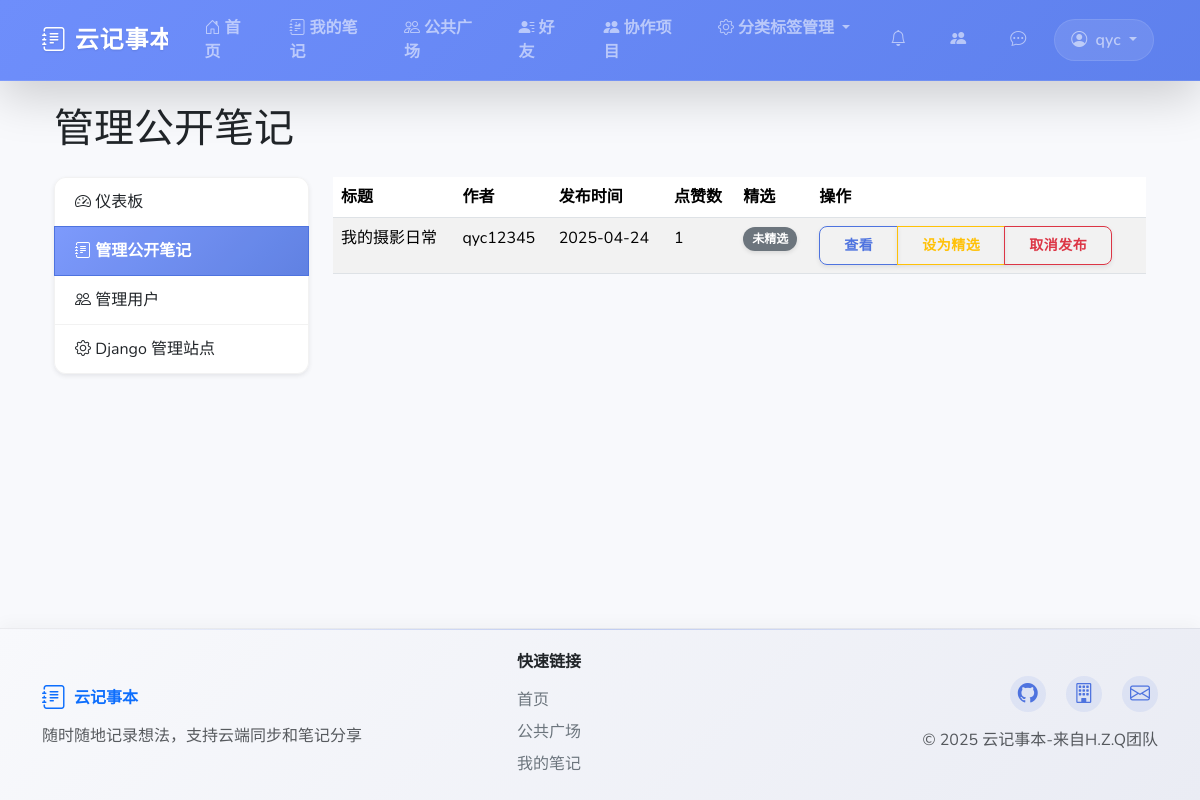
The page /dashboard/public-notes/ (signed in) on the database its author committed.
### notebooks/models.py (models this page shows, shortened)
class Notebook(models.Model):
    title = models.CharField(max_length=200, verbose_name="标题")
    content = HTMLField(verbose_name="内容")
    user = models.ForeignKey(User, on_delete=models.CASCADE, related_name="notebooks", verbose_name="所属用户")
    category = models.ForeignKey(Category, on_delete=models.SET_NULL, null=True, blank=True,
                                 related_name="notebooks", verbose_name="所属分类")
    tags = models.ManyToManyField(Tag, blank=True, related_name="notebooks", verbose_name="标签")
    created_at = models.DateTimeField(auto_now_add=True, verbose_name="创建时间")
    updated_at = models.DateTimeField(auto_now=True, verbose_name="更新时间")
    is_public = models.BooleanField(default=False, verbose_name="是否公开")
    is_featured = models.BooleanField(default=False, verbose_name="是否精选")
    class Meta:
        verbose_name = "笔记"
        verbose_name_plural = "笔记"
        ordering = ['-updated_at']

### dashboard/views.py (the view)
# urls.py: path('public-notes/', views.manage_public_notes, name='manage_public_notes'),
@login_required
@user_passes_test(is_admin)
def manage_public_notes(request):
    notebooks = Notebook.objects.filter(is_public=True).order_by('-created_at')
    return render(request, 'dashboard/manage_public_notes.html', {
        'notebooks': notebooks
    })

### dashboard/views.py (called while the page is built)
def is_admin(user):
    return user.is_staff or user.is_superuser

### templates/dashboard/manage_public_notes.html
{% extends 'base.html' %}
{% block content %}
<div class="container">
    <h1 class="mb-4">管理公开笔记</h1>
    <div class="row mb-4">
        <div class="col-md-3">
            <div class="list-group">
                <a href="{% url 'dashboard:home' %}" class="list-group-item list-group-item-action">
                    <i class="bi bi-speedometer2"></i> 仪表板
                </a>
                <a href="{% url 'dashboard:manage_public_notes' %}" class="list-group-item list-group-item-action active">
                    <i class="bi bi-journal-text"></i> 管理公开笔记
                </a>
                <a href="{% url 'dashboard:manage_users' %}" class="list-group-item list-group-item-action">
                    <i class="bi bi-people"></i> 管理用户
                </a>
                <a href="{% url 'admin:index' %}" class="list-group-item list-group-item-action">
                    <i class="bi bi-gear"></i> Django 管理站点
                </a>
            </div>
        </div>
        <div class="col-md-9">
            {% if notebooks %}
                <div class="table-responsive">
                    <table class="table table-striped table-hover">
                        <thead>
                            <tr>
                                <th>标题</th>
                                <th>作者</th>
                                <th>发布时间</th>
                                <th>点赞数</th>
                                <th>精选</th>
                                <th>操作</th>
                            </tr>
                        </thead>
                        <tbody>
                            {% for notebook in notebooks %}
                            <tr>
                                <td>{{ notebook.title }}</td>
                                <td>{{ notebook.user.username }}</td>
                                <td>{{ notebook.created_at|date:"Y-m-d" }}</td>
                                <td>{{ notebook.likes.count }}</td>
                                <td>
                                    {% if notebook.is_featured %}
                                    <span class="badge bg-warning text-dark">已精选</span>
                                    {% else %}
                                    <span class="badge bg-secondary">未精选</span>
                                    {% endif %}
                                </td>
                                <td>
                                    <div class="btn-group btn-group-sm">
                                        <a href="{% url 'sharing:view_note' notebook.id %}" class="btn btn-outline-primary" target="_blank">
                                            查看
                                        </a>
                                        <a href="{% url 'dashboard:toggle_featured' notebook.id %}" class="btn btn-outline-warning">
                                            {% if notebook.is_featured %}取消精选{% else %}设为精选{% endif %}
                                        </a>
                                        <a href="{% url 'dashboard:unpublish_note' notebook.id %}" class="btn btn-outline-danger"
                                           onclick="return confirm('确定要取消发布该笔记吗？')">
                                            取消发布
                                        </a>
                                    </div>
                                </td>
                            </tr>
                            {% endfor %}
                        </tbody>
                    </table>
                </div>
            {% else %}
                <div class="alert alert-info">
                    目前没有公开的笔记。
                </div>
            {% endif %}
        </div>
    </div>
</div>
{% endblock %}

### templates/includes/navbar.html (shortened to what this page needs)
<nav class="navbar navbar-expand-lg navbar-dark bg-primary shadow-lg sticky-top">
    <div class="container">
        <a class="navbar-brand d-flex align-items-center" href="{% url 'home' %}">
            <i class="bi bi-journal-text me-2 fs-4 nav-icon-pulse"></i>
            <span class="fw-bold">云记事本</span>
        </a>
        <div class="collapse navbar-collapse" id="navbarNav">
            <ul class="navbar-nav me-auto">
                <li class="nav-item">
                    <a class="nav-link rounded-pill px-3 mx-1 nav-btn-hover" href="{% url 'home' %}">
                        <i class="bi bi-house-door me-1"></i>首页
                    </a>
                </li>
                {% if user.is_authenticated %}
                    <li class="nav-item">
                        <a class="nav-link rounded-pill px-3 mx-1 nav-btn-hover" href="{% url 'notebooks:list' %}">
                            <i class="bi bi-journal-richtext me-1"></i>我的笔记
                        </a>
                    </li>
                    <li class="nav-item">
                        <a class="nav-link rounded-pill px-3 mx-1 nav-btn-hover" href="{% url 'sharing:public' %}">
                            <i class="bi bi-people me-1"></i>公共广场
                        </a>
                    </li>
                    <li class="nav-item">
                        <a class="nav-link rounded-pill px-3 mx-1 nav-btn-hover" href="{% url 'friends:home' %}">
                            <i class="bi bi-person-lines-fill me-1"></i>好友
                        </a>
                    </li>
                    <li class="nav-item">
                        <a class="nav-link rounded-pill px-3 mx-1 nav-btn-hover" href="{% url 'collaboration:project_list' %}">
                            <i class="bi bi-people-fill me-1"></i>协作项目
                        </a>
                    </li>
                    <li class="nav-item dropdown">
                        <a class="nav-link dropdown-toggle rounded-pill px-3 mx-1 nav-btn-hover" href="#" id="managementDropdown" role="button" data-bs-toggle="dropdown" aria-expanded="false">
                            <i class="bi bi-gear me-1"></i>分类标签管理
                        </a>
                    </li>
                {% endif %}
            </ul>
            <ul class="navbar-nav">
                {% if user.is_authenticated %}
                    <li class="nav-item">
                        <a class="nav-link rounded-pill px-3 position-relative" href="{% url 'friends:friend_requests' %}" id="notificationBell">
                            <i class="bi bi-bell me-1"></i>
                        </a>
                    </li>
                    <li class="nav-item">
                        <a class="nav-link rounded-pill px-3 position-relative" href="{% url 'collaboration:project_list' %}" id="collaborationBell">
                            <i class="bi bi-people-fill me-1"></i>
                        </a>
                    </li>
                    <li class="nav-item">
                        <a class="nav-link rounded-pill px-3 position-relative" href="{% url 'friends:chat_list' %}" id="messageLink">
                            <i class="bi bi-chat-dots me-1"></i>
                        </a>
                    </li>
                    <li class="nav-item dropdown">
                        <a class="nav-link dropdown-toggle user-dropdown rounded-pill px-3" href="#" id="navbarDropdown" role="button" data-bs-toggle="dropdown">
                            <i class="bi bi-person-circle me-1"></i>
                            <span>{{ user.username }}</span>
                        </a>
                    </li>
                {% endif %}
            </ul>
        </div>
    </div>
</nav>

### static/css/custom.css (style rules this page uses)
:root { --primary-color: #4e73df; --primary-dark: #3a56b0; --primary-gradient: linear-gradient(135deg, #6e8efb, #4e73df); --secondary-color: #858796; --success-color: #1cc88a; --info-color: #36b9cc; --warning-color: #f6c23e; --danger-color: #e74a3b; --light-color: #f8f9fc; --dark-color: #5a5c69; --body-bg: #f8f9fc; --card-border-radius: 0.75rem; --btn-border-radius: 0.5rem; --transition-speed: 0.3s; --box-shadow: 0 0.15rem 1.75rem 0 rgba(58, 59, 69, 0.15); --box-shadow-hover: 0 0.5rem 2rem 0 rgba(58, 59, 69, 0.2); --box-shadow-sm: 0 0.125rem 0.25rem 0 rgba(58, 59, 69, 0.1); --font-family: 'Nunito', -apple-system, BlinkMacSystemFont, "Segoe UI", Roboto, "Helvetica Neue", Arial, sans-serif; }
html { scroll-behavior: smooth; height: 100%; }
body { background-color: var(--body-bg); font-family: var(--font-family); transition: background-color var(--transition-speed) ease; overflow-x: hidden; display: flex; flex-direction: column; min-height: 100vh; margin: 0; }
.navbar { box-shadow: 0 0.15rem 1.75rem 0 rgba(58, 59, 69, 0.15); transition: all var(--transition-speed) ease; backdrop-filter: blur(10px); -webkit-backdrop-filter: blur(10px); border-bottom: 1px solid rgba(255, 255, 255, 0.1); z-index: 1030; }
.navbar-dark.bg-primary { background: var(--primary-gradient) !important; background-size: 200% 200% !important; animation: gradientAnimation 15s ease infinite; }
.navbar-brand { font-weight: 800; font-size: 1.5rem; letter-spacing: 0.05rem; position: relative; overflow: hidden; text-shadow: 0 1px 2px rgba(0, 0, 0, 0.1); }
.navbar-brand::after { content: ''; position: absolute; bottom: 0; left: 0; width: 0; height: 2px; background-color: white; transition: width var(--transition-speed) ease; }
.nav-icon-pulse { animation: pulse 2s infinite; display: inline-block; transform-origin: center; }
.nav-link { font-weight: 600; transition: all var(--transition-speed) ease; position: relative; padding: 0.5rem 1rem; margin: 0 0.25rem; }
.nav-btn-hover { transition: all 0.3s ease; }
.user-dropdown { background-color: rgba(255, 255, 255, 0.1); border: 1px solid rgba(255, 255, 255, 0.1); transition: all 0.3s ease; }
.btn { border-radius: var(--btn-border-radius); padding: 0.5rem 1.5rem; font-weight: 600; transition: all var(--transition-speed) ease; position: relative; overflow: hidden; z-index: 1; letter-spacing: 0.5px; box-shadow: var(--box-shadow-sm); }
.btn::before { content: ''; position: absolute; top: 0; left: -100%; width: 100%; height: 100%; background: rgba(255, 255, 255, 0.2); transition: all 0.4s ease; z-index: -1; }
.btn-outline-primary { color: var(--primary-color); border-color: var(--primary-color); background-color: transparent; position: relative; z-index: 1; overflow: hidden; }
.btn-outline-primary::after { content: ''; position: absolute; top: 0; left: 0; width: 0; height: 100%; background: var(--primary-gradient); transition: all 0.3s ease; z-index: -1; opacity: 0; }
.badge { font-weight: 600; padding: 0.5em 0.75em; border-radius: 50rem; box-shadow: 0 2px 4px rgba(0, 0, 0, 0.1); transition: all var(--transition-speed) ease; }
.list-group { border-radius: var(--card-border-radius); overflow: hidden; box-shadow: var(--box-shadow-sm); }
.list-group-item { border: 1px solid rgba(0, 0, 0, 0.05); transition: all var(--transition-speed) ease; padding: 0.75rem 1.25rem; position: relative; z-index: 1; overflow: hidden; }
.list-group-item::before { content: ''; position: absolute; top: 0; left: 0; width: 3px; height: 100%; background: var(--primary-gradient); transform: scaleY(0); transition: transform var(--transition-speed) ease; z-index: -1; }
.list-group-item.active { background: var(--primary-gradient); border-color: var(--primary-color); font-weight: 600; }
.list-group-item.active::before { transform: scaleY(1); width: 100%; background: rgba(255, 255, 255, 0.1); }
.container { animation: fadeIn 0.5s ease-out; }

### rows shown on the page
Notebook: title "我的摄影日常", user.username "qyc12345", created_at "2025-04-24", likes.count "1", is_featured "未精选"

### other values the page prints
{{ user.username }} "qyc"
